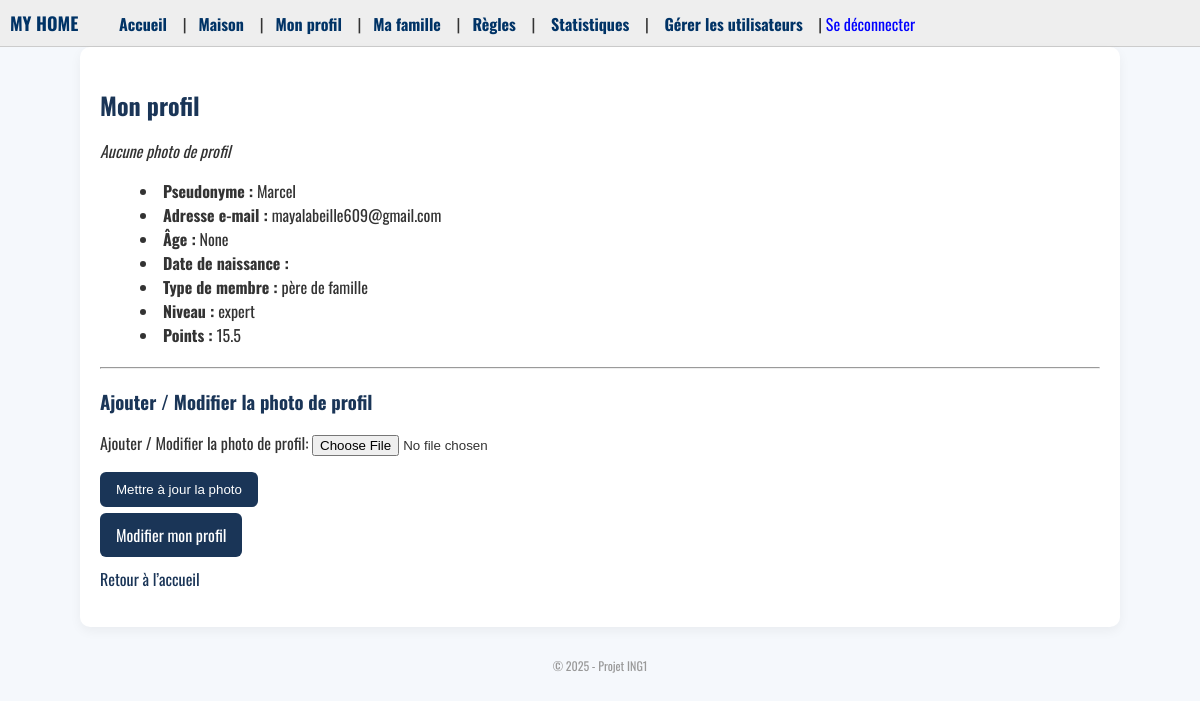
The app's page /profil/ (signed in), older data.
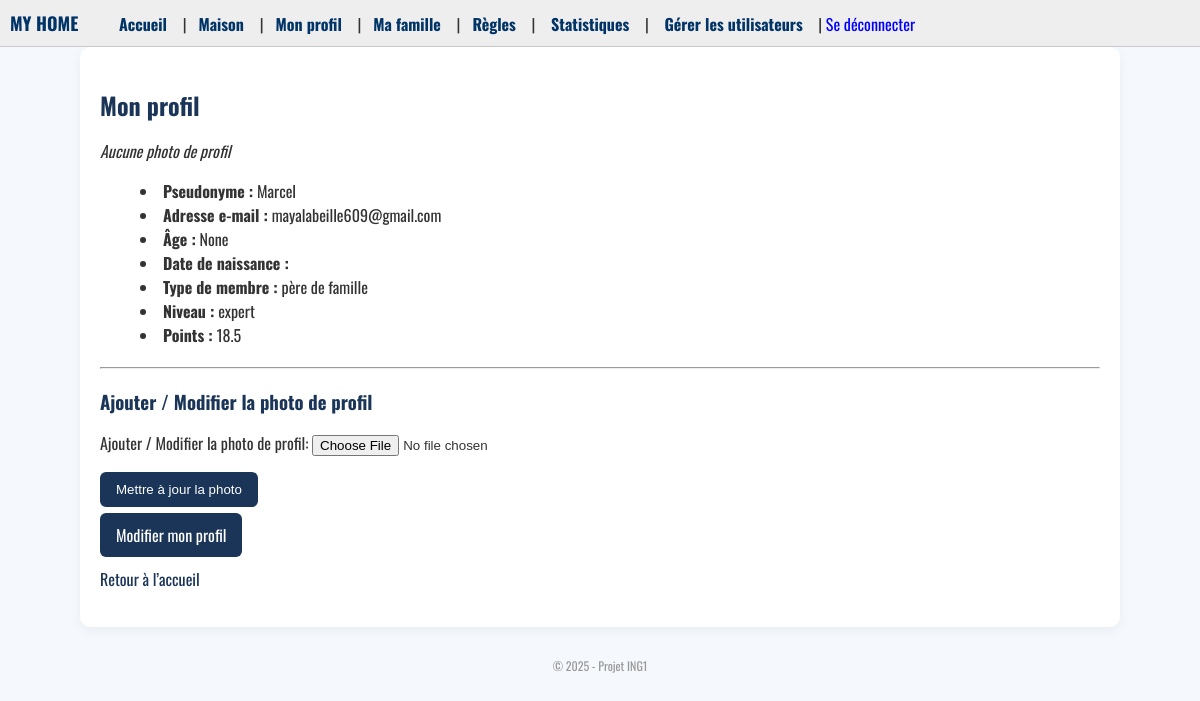
The same page, newer data.
### users/models.py (models this page shows, shortened)
class User(AbstractUser):
    age = models.IntegerField(null=True, blank=True)
    birth_date = models.DateField(null=True, blank=True)
    type_membre = models.CharField(max_length=50, null=True, blank=True)
    niveau = models.CharField(max_length=15, default="débutant")
    points = models.FloatField(default=0.0)
    photo = models.ImageField(upload_to='photos_profil/', null=True, blank=True)  #
    est_valide = models.BooleanField(default=False)

### users/views.py (the view)
# urls.py: path('profil/', profil_view, name='profil'),
@login_required
def profil_view(request):
    utilisateur = request.user
    if not utilisateur.is_superuser and not utilisateur.est_valide:
        return render(request, 'en_attente_validation.html')
    form = UpdatePhotoForm(request.POST or None, request.FILES or None, instance=utilisateur)
    if request.method == 'POST' and form.is_valid():
        form.save()
        return redirect('profil')
    return render(request, 'profil.html', {'utilisateur': utilisateur, 'form': form})

### users/forms.py
class UpdatePhotoForm(forms.ModelForm):
    class Meta:
        model = User
        fields = ['photo']
        labels = {
            'photo': "Ajouter / Modifier la photo de profil"
        }

### templates/profil.html (shortened to what this page needs)
{% extends 'base.html' %}
{% block content %}
  <h2>Mon profil</h2>
  {% if utilisateur.photo %}
    <img src="{{ utilisateur.photo.url }}" alt="Photo de profil" style="width: 150px; height: 150px; object-fit: cover; border-radius: 50%; margin-bottom: 20px;">
  {% else %}
    <p><em>Aucune photo de profil</em></p>
  {% endif %}
  <ul>
    <li><strong>Pseudonyme :</strong> {{ utilisateur.username }}</li>
    <li><strong>Adresse e-mail :</strong> {{ utilisateur.email }}</li>
    <li><strong>Âge :</strong> {{ utilisateur.age }}</li>
    <li><strong>Date de naissance :</strong> {{ utilisateur.birth_date|date:"d/m/Y" }}</li>
    <li><strong>Type de membre :</strong> {{ utilisateur.type_membre }}</li>
    <li><strong>Niveau :</strong> {{ utilisateur.niveau }}</li>
    <li><strong>Points :</strong> {{ utilisateur.points }}</li>
  </ul>
  <hr>
  <h3>Ajouter / Modifier la photo de profil</h3>
  <form method="post" enctype="multipart/form-data">
    {{ form.as_p }}
    <button type="submit">Mettre à jour la photo</button>
  </form>
  <p>
    <a href="{% url 'modifier_profil' %}" class="btn btn-secondary">Modifier mon profil</a>
  </p>
  <p style="margin-top: 20px;"><a href="/">Retour à l’accueil</a></p>
{% endblock %}

Row changes from the older to the newer data that the page shows:
changed User "Marcel": points "15.5" → "18.5"
